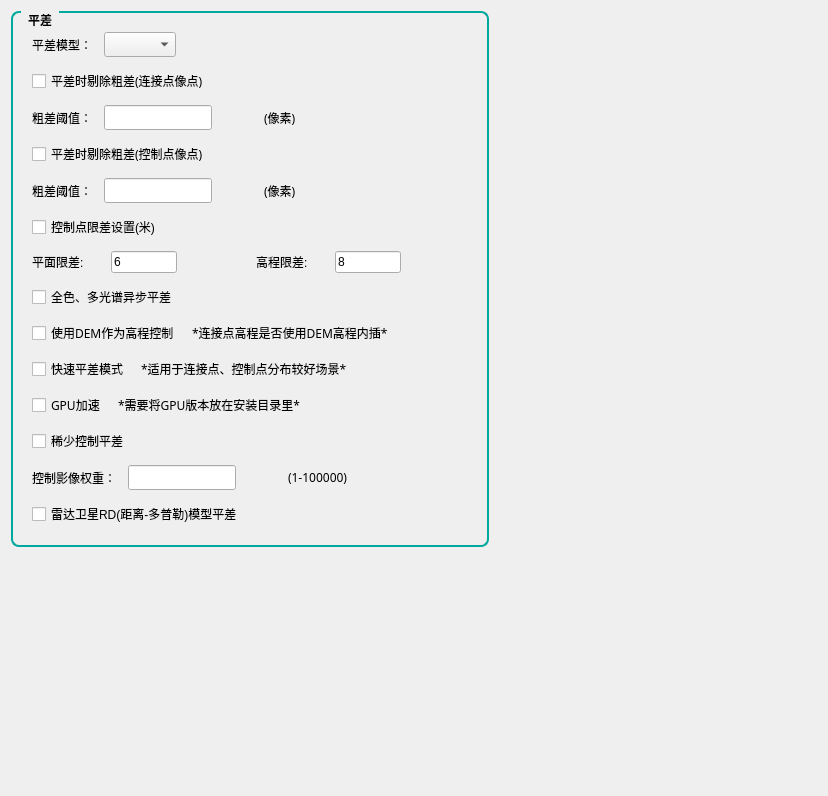
             <widget class="QWidget" name="scrollAreaWidgetContents_26">
              <property name="geometry">
               <rect>
                <x>0</x>
                <y>0</y>
                <width>828</width>
                <height>796</height>
               </rect>
              </property>
              <layout class="QFormLayout" name="formLayout_5">
               <property name="rowWrapPolicy">
                <enum>QFormLayout::WrapAllRows</enum>
               </property>
               <item row="0" column="0">
                <layout class="QGridLayout" name="gridLayout_3">
                 <item row="0" column="0">
                  <widget class="QGroupBox" name="groupBox_13">
                   <property name="font">
                    <font>
                     <family>Source Han Sans SC Medium</family>
                     <pointsize>9</pointsize>
                     <weight>75</weight>
                     <italic>false</italic>
                     <bold>true</bold>
                    </font>
                   </property>
                   <property name="styleSheet">
                    <string notr="true">/* QGroupBox 圆角边框样式 */
QGroupBox {
    border: 1.5px solid #00a99d;   
    border-radius: 8px;           /* 8像素圆角 */
    margin-top: 1ex;              /* 留出标题空间 */
    padding: 10px;                /* 内边距 */
    font-weight: bold;            /* 标题加粗 */
}
 
/* QGroupBox 标题样式 */
QGroupBox::title {
    subcontrol-origin: margin;
    left: 10px;                   /* 标题左边距 */
    padding: 0 5px;               /* 标题内边距 */
}</string>
                   </property>
                   <property name="title">
                    <string>平差</string>
                   </property>
                   <layout class="QGridLayout" name="gridLayout_12">
                    <item row="0" column="0">
                     <layout class="QVBoxLayout" name="verticalLayout_30">
                      <property name="spacing">
                       <number>12</number>
                      </property>
                      <item>
                       <layout class="QHBoxLayout" name="horizontalLayout_85">
                        <item>
                         <widget class="QLabel" name="sateImageAdjust_adjustModelLabel">
                          <property name="font">
                           <font>
                            <family>Source Han Sans SC Medium</family>
                            <pointsize>9</pointsize>
                            <weight>7</weight>
                            <italic>false</italic>
                            <bold>false</bold>
                           </font>
                          </property>
                          <property name="text">
                           <string>平差模型：</string>
                          </property>
                         </widget>
                        </item>
                        <item>
                         <widget class="QComboBox" name="sateImageAdjust_adjustModelBox">
                          <property name="font">
                           <font>
                            <family>Source Han Sans SC Medium</family>
                            <pointsize>9</pointsize>
                            <weight>7</weight>
                            <italic>false</italic>
                            <bold>false</bold>
                           </font>
                          </property>
                         </widget>
                        </item>
                        <item>
                         <spacer name="horizontalSpacer_32">
                          <property name="orientation">
                           <enum>Qt::Horizontal</enum>
                          </property>
                          <property name="sizeHint" stdset="0">
                           <size>
                            <width>40</width>
                            <height>20</height>
                           </size>
                          </property>
                         </spacer>
                        </item>
                       </layout>
                      </item>
                      <item>
                       <widget class="QCheckBox" name="checkBox_49">
                        <property name="font">
                         <font>
                          <family>Source Han Sans SC Medium</family>
                          <pointsize>9</pointsize>
                          <weight>50</weight>
                          <italic>false</italic>
                          <bold>false</bold>
                         </font>
                        </property>
                        <property name="text">
                         <string>平差时剔除粗差(连接点像点)</string>
                        </property>
                       </widget>
                      </item>
                      <item>
                       <layout class="QHBoxLayout" name="horizontalLayout_88">
                        <item>
                         <layout class="QHBoxLayout" name="horizontalLayout_86">
                          <item>
                           <widget class="QLabel" name="label_59">
                            <property name="font">
                             <font>
                              <family>Source Han Sans SC Medium</family>
                              <pointsize>9</pointsize>
                              <weight>7</weight>
                              <italic>false</italic>
                              <bold>false</bold>
                             </font>
                            </property>
                            <property name="text">
                             <string>粗差阈值：</string>
                            </property>
                           </widget>
                          </item>
                          <item>
                           <widget class="QLineEdit" name="lineEdit_45">
                            <property name="font">
                             <font>
                              <family>Source Han Sans SC Medium</family>
                              <pointsize>9</pointsize>
                              <weight>7</weight>
                              <italic>false</italic>
                              <bold>false</bold>
                             </font>
                            </property>
                           </widget>
                          </item>
                          <item>
                           <spacer name="horizontalSpacer_67">
                            <property name="orientation">
                             <enum>Qt::Horizontal</enum>
                            </property>
                            <property name="sizeHint" stdset="0">
                             <size>
                              <width>40</width>
                              <height>20</height>
                             </size>
                            </property>
                           </spacer>
                          </item>
                         </layout>
                        </item>
                        <item>
                         <widget class="QLabel" name="label_64">
                          <property name="font">
                           <font>
                            <family>Source Han Sans SC Medium</family>
                            <pointsize>9</pointsize>
                            <weight>7</weight>
                            <italic>false</italic>
                            <bold>false</bold>
                           </font>
                          </property>
                          <property name="text">
                           <string>(像素)</string>
                          </property>
                         </widget>
                        </item>
                        <item>
                         <spacer name="horizontalSpacer_38">
                          <property name="orientation">
                           <enum>Qt::Horizontal</enum>
                          </property>
                          <property name="sizeHint" stdset="0">
                           <size>
                            <width>40</width>
                            <height>20</height>
                           </size>
                          </property>
                         </spacer>
                        </item>
                       </layout>
                      </item>
                      <item>
                       <widget class="QCheckBox" name="checkBox_50">
                        <property name="font">
                         <font>
                          <family>Source Han Sans SC Medium</family>
                          <pointsize>9</pointsize>
                          <weight>50</weight>
                          <italic>false</italic>
                          <bold>false</bold>
                         </font>
                        </property>
                        <property name="text">
                         <string>平差时剔除粗差(控制点像点)</string>
                        </property>
                       </widget>
                      </item>
                      <item>
                       <layout class="QHBoxLayout" name="horizontalLayout_89">
                        <item>
                         <layout class="QHBoxLayout" name="horizontalLayout_90">
                          <item>
                           <widget class="QLabel" name="label_67">
                            <property name="font">
                             <font>
                              <family>Source Han Sans SC Medium</family>
                              <pointsize>9</pointsize>
                              <weight>7</weight>
                              <italic>false</italic>
                              <bold>false</bold>
                             </font>
                            </property>
                            <property name="text">
                             <string>粗差阈值：</string>
                            </property>
                           </widget>
                          </item>
                          <item>
                           <widget class="QLineEdit" name="lineEdit_46">
                            <property name="font">
                             <font>
                              <family>Source Han Sans SC Medium</family>
                              <pointsize>9</pointsize>
                              <weight>7</weight>
                              <italic>false</italic>
                              <bold>false</bold>
                             </font>
                            </property>
                           </widget>
                          </item>
                          <item>
                           <spacer name="horizontalSpacer_68">
                            <property name="orientation">
                             <enum>Qt::Horizontal</enum>
                            </property>
                            <property name="sizeHint" stdset="0">
                             <size>
                              <width>40</width>
                              <height>20</height>
                             </size>
                            </property>
                           </spacer>
                          </item>
                         </layout>
                        </item>
                        <item>
                         <widget class="QLabel" name="label_68">
                          <property name="font">
                           <font>
                            <family>Source Han Sans SC Medium</family>
                            <pointsize>9</pointsize>
                            <weight>7</weight>
                            <italic>false</italic>
                            <bold>false</bold>
                           </font>
                          </property>
                          <property name="text">
                           <string>(像素)</string>
                          </property>
                         </widget>
                        </item>
                        <item>
                         <spacer name="horizontalSpacer_45">
                          <property name="orientation">
                           <enum>Qt::Horizontal</enum>
                          </property>
                          <property name="sizeHint" stdset="0">
                           <size>
                            <width>40</width>
                            <height>20</height>
                           </size>
                          </property>
                         </spacer>
                        </item>
                       </layout>
                      </item>
                      <item>
                       <widget class="QCheckBox" name="checkBox_83">
                        <property name="text">
                         <string>控制点限差设置(米)</string>
                        </property>
                       </widget>
                      </item>
                      <item>
                       <layout class="QHBoxLayout" name="horizontalLayout_116" stretch="1,1,1,1,1,1">
                        <item>
                         <widget class="QLabel" name="label_109">
                          <property name="text">
                           <string>平面限差:</string>
                          </property>
                         </widget>
                        </item>
                        <item>
                         <widget class="QLineEdit" name="lineEdit_58">
                          <property name="text">
                           <string>6</string>
                          </property>
                         </widget>
                        </item>
                        <item>
                         <spacer name="horizontalSpacer_88">
                          <property name="orientation">
                           <enum>Qt::Horizontal</enum>
                          </property>
                          <property name="sizeHint" stdset="0">
                           <size>
                            <width>40</width>
                            <height>20</height>
                           </size>
                          </property>
                         </spacer>
                        </item>
                        <item>
                         <widget class="QLabel" name="label_111">
                          <property name="text">
                           <string>高程限差:</string>
                          </property>
                         </widget>
                        </item>
                        <item>
                         <widget class="QLineEdit" name="lineEdit_59">
                          <property name="text">
                           <string>8</string>
                          </property>
                         </widget>
                        </item>
                        <item>
                         <spacer name="horizontalSpacer_87">
                          <property name="orientation">
                           <enum>Qt::Horizontal</enum>
                          </property>
                          <property name="sizeHint" stdset="0">
                           <size>
                            <width>40</width>
                            <height>20</height>
                           </size>
                          </property>
                         </spacer>
                        </item>
                       </layout>
                      </item>
                      <item>
                       <widget class="QCheckBox" name="checkBox_51">
                        <property name="font">
                         <font>
                          <family>Source Han Sans SC Medium</family>
                          <pointsize>9</pointsize>
                          <weight>50</weight>
                          <italic>false</italic>
                          <bold>false</bold>
                         </font>
                        </property>
                        <property name="text">
                         <string>全色、多光谱异步平差</string>
                        </property>
                       </widget>
                      </item>
                      <item>
                       <layout class="QHBoxLayout" name="horizontalLayout_93">
                        <item>
                         <widget class="QCheckBox" name="checkBox_52">
                          <property name="font">
                           <font>
                            <family>Source Han Sans SC Medium</family>
                            <pointsize>9</pointsize>
                            <weight>50</weight>
                            <italic>false</italic>
                            <bold>false</bold>
                           </font>
                          </property>
                          <property name="text">
                           <string>使用DEM作为高程控制</string>
                          </property>
                         </widget>
                        </item>
                        <item>
                         <widget class="QLabel" name="label_69">
                          <property name="font">
                           <font>
                            <family>Source Han Sans SC Medium</family>
                            <pointsize>9</pointsize>
                            <weight>7</weight>
                            <italic>false</italic>
                            <bold>false</bold>
                           </font>
                          </property>
                          <property name="text">
                           <string>*连接点高程是否使用DEM高程内插*</string>
                          </property>
                         </widget>
                        </item>
                        <item>
                         <spacer name="horizontalSpacer_46">
                          <property name="orientation">
                           <enum>Qt::Horizontal</enum>
                          </property>
                          <property name="sizeHint" stdset="0">
                           <size>
                            <width>40</width>
                            <height>20</height>
                           </size>
                          </property>
                         </spacer>
                        </item>
                       </layout>
                      </item>
                      <item>
                       <layout class="QHBoxLayout" name="horizontalLayout_94">
                        <item>
                         <widget class="QCheckBox" name="checkBox_54">
                          <property name="font">
                           <font>
                            <family>Source Han Sans SC Medium</family>
                            <pointsize>9</pointsize>
                            <weight>50</weight>
                            <italic>false</italic>
                            <bold>false</bold>
                           </font>
                          </property>
                          <property name="text">
                           <string>快速平差模式</string>
                          </property>
                         </widget>
                        </item>
                        <item>
                         <widget class="QLabel" name="label_70">
                          <property name="font">
                           <font>
                            <family>Source Han Sans SC Medium</family>
                            <pointsize>9</pointsize>
                            <weight>7</weight>
                            <italic>false</italic>
                            <bold>false</bold>
                           </font>
                          </property>
                          <property name="text">
                           <string>*适用于连接点、控制点分布较好场景*</string>
                          </property>
                         </widget>
                        </item>
                        <item>
                         <spacer name="horizontalSpacer_47">
                          <property name="orientation">
                           <enum>Qt::Horizontal</enum>
                          </property>
                          <property name="sizeHint" stdset="0">
                           <size>
                            <width>40</width>
                            <height>20</height>
                           </size>
                          </property>
                         </spacer>
                        </item>
                       </layout>
                      </item>
                      <item>
                       <layout class="QHBoxLayout" name="horizontalLayout_95">
                        <item>
                         <widget class="QCheckBox" name="checkBox_55">
                          <property name="font">
                           <font>
                            <family>Source Han Sans SC Medium</family>
                            <pointsize>9</pointsize>
                            <weight>50</weight>
                            <italic>false</italic>
                            <bold>false</bold>
                           </font>
                          </property>
                          <property name="text">
                           <string>GPU加速</string>
                          </property>
                         </widget>
                        </item>
                        <item>
                         <widget class="QLabel" name="label_71">
                          <property name="font">
                           <font>
                            <family>Source Han Sans SC Medium</family>
                            <pointsize>9</pointsize>
                            <weight>7</weight>
                            <italic>false</italic>
                            <bold>false</bold>
                           </font>
                          </property>
                          <property name="text">
                           <string>*需要将GPU版本放在安装目录里*</string>
                          </property>
                         </widget>
                        </item>
                        <item>
                         <spacer name="horizontalSpacer_48">
                          <property name="orientation">
                           <enum>Qt::Horizontal</enum>
                          </property>
                          <property name="sizeHint" stdset="0">
                           <size>
                            <width>40</width>
                            <height>20</height>
                           </size>
                          </property>
                         </spacer>
                        </item>
                       </layout>
                      </item>
                      <item>
                       <widget class="QCheckBox" name="checkBox_53">
                        <property name="font">
                         <font>
                          <family>Source Han Sans SC Medium</family>
                          <pointsize>9</pointsize>
                          <weight>50</weight>
                          <italic>false</italic>
                          <bold>false</bold>
                         </font>
                        </property>
                        <property name="text">
                         <string>稀少控制平差</string>
                        </property>
                       </widget>
                      </item>
                      <item>
                       <layout class="QHBoxLayout" name="horizontalLayout_91">
                        <item>
                         <layout class="QHBoxLayout" name="horizontalLayout_92">
                          <item>
                           <widget class="QLabel" name="label_72">
                            <property name="font">
                             <font>
                              <family>Source Han Sans SC Medium</family>
                              <pointsize>9</pointsize>
                              <weight>7</weight>
                              <italic>false</italic>
                              <bold>false</bold>
                             </font>
                            </property>
                            <property name="text">
                             <string>控制影像权重：</string>
                            </property>
                           </widget>
                          </item>
                          <item>
                           <widget class="QLineEdit" name="lineEdit_47">
                            <property name="font">
                             <font>
                              <family>Source Han Sans SC Medium</family>
                              <pointsize>9</pointsize>
                              <weight>7</weight>
                              <italic>false</italic>
                              <bold>false</bold>
                             </font>
                            </property>
                           </widget>
                          </item>
                          <item>
                           <spacer name="horizontalSpacer_69">
                            <property name="orientation">
                             <enum>Qt::Horizontal</enum>
                            </property>
                            <property name="sizeHint" stdset="0">
                             <size>
                              <width>40</width>
                              <height>20</height>
                             </size>
                            </property>
                           </spacer>
                          </item>
                         </layout>
                        </item>
                        <item>
                         <widget class="QLabel" name="label_73">
                          <property name="font">
                           <font>
                            <family>Source Han Sans SC Medium</family>
                            <pointsize>9</pointsize>
                            <weight>7</weight>
                            <italic>false</italic>
                            <bold>false</bold>
                           </font>
                          </property>
                          <property name="text">
                           <string>(1-100000)</string>
                          </property>
                         </widget>
                        </item>
                        <item>
                         <spacer name="horizontalSpacer_49">
                          <property name="orientation">
                           <enum>Qt::Horizontal</enum>
                          </property>
                          <property name="sizeHint" stdset="0">
                           <size>
                            <width>40</width>
                            <height>20</height>
                           </size>
                          </property>
                         </spacer>
                        </item>
                       </layout>
                      </item>
                      <item>
                       <widget class="QCheckBox" name="checkBox_84">
                        <property name="text">
                         <string>雷达卫星RD(距离-多普勒)模型平差</string>
                        </property>
                       </widget>
                      </item>
                     </layout>
                    </item>
                   </layout>
                  </widget>
                 </item>
                </layout>
               </item>
              </layout>
             </widget>
